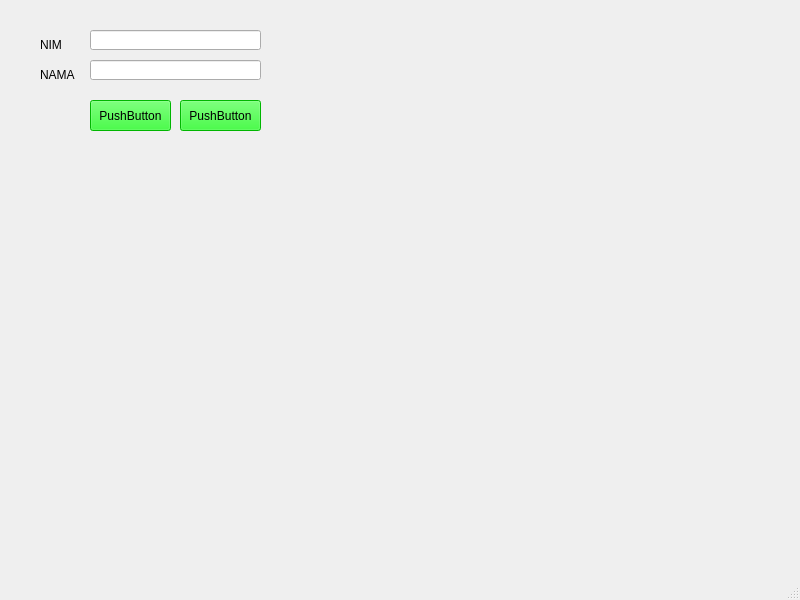
<?xml version="1.0" encoding="UTF-8"?>
<ui version="4.0">
 <class>MainWindow</class>
 <widget class="QMainWindow" name="MainWindow">
  <property name="geometry">
   <rect>
    <x>0</x>
    <y>0</y>
    <width>800</width>
    <height>600</height>
   </rect>
  </property>
  <property name="windowTitle">
   <string>MainWindow</string>
  </property>
  <widget class="QWidget" name="centralwidget">
   <widget class="QLabel" name="label">
    <property name="geometry">
     <rect>
      <x>40</x>
      <y>40</y>
      <width>35</width>
      <height>10</height>
     </rect>
    </property>
    <property name="styleSheet">
     <string notr="true">font: 75 14pt &quot;Arial&quot;;
font: 75 10pt &quot;Arial&quot;;</string>
    </property>
    <property name="text">
     <string>NIM</string>
    </property>
   </widget>
   <widget class="QLabel" name="label_2">
    <property name="geometry">
     <rect>
      <x>40</x>
      <y>70</y>
      <width>35</width>
      <height>10</height>
     </rect>
    </property>
    <property name="styleSheet">
     <string notr="true">font: 75 10pt &quot;Arial&quot;;</string>
    </property>
    <property name="text">
     <string>NAMA</string>
    </property>
   </widget>
   <widget class="QLineEdit" name="lineEdit">
    <property name="geometry">
     <rect>
      <x>90</x>
      <y>30</y>
      <width>171</width>
      <height>20</height>
     </rect>
    </property>
   </widget>
   <widget class="QLineEdit" name="lineEdit_2">
    <property name="geometry">
     <rect>
      <x>90</x>
      <y>60</y>
      <width>171</width>
      <height>20</height>
     </rect>
    </property>
   </widget>
   <widget class="QPushButton" name="pushButton">
    <property name="geometry">
     <rect>
      <x>90</x>
      <y>100</y>
      <width>81</width>
      <height>31</height>
     </rect>
    </property>
    <property name="styleSheet">
     <string notr="true">background-color: rgb(0, 255, 0);</string>
    </property>
    <property name="text">
     <string>PushButton</string>
    </property>
   </widget>
   <widget class="QPushButton" name="pushButton_2">
    <property name="geometry">
     <rect>
      <x>180</x>
      <y>100</y>
      <width>81</width>
      <height>31</height>
     </rect>
    </property>
    <property name="styleSheet">
     <string notr="true">background-color: rgb(0, 255, 0);</string>
    </property>
    <property name="text">
     <string>PushButton</string>
    </property>
   </widget>
  </widget>
  <widget class="QMenuBar" name="menubar">
   <property name="geometry">
    <rect>
     <x>0</x>
     <y>0</y>
     <width>800</width>
     <height>18</height>
    </rect>
   </property>
  </widget>
  <widget class="QStatusBar" name="statusbar"/>
 </widget>
 <resources/>
 <connections/>
</ui>
